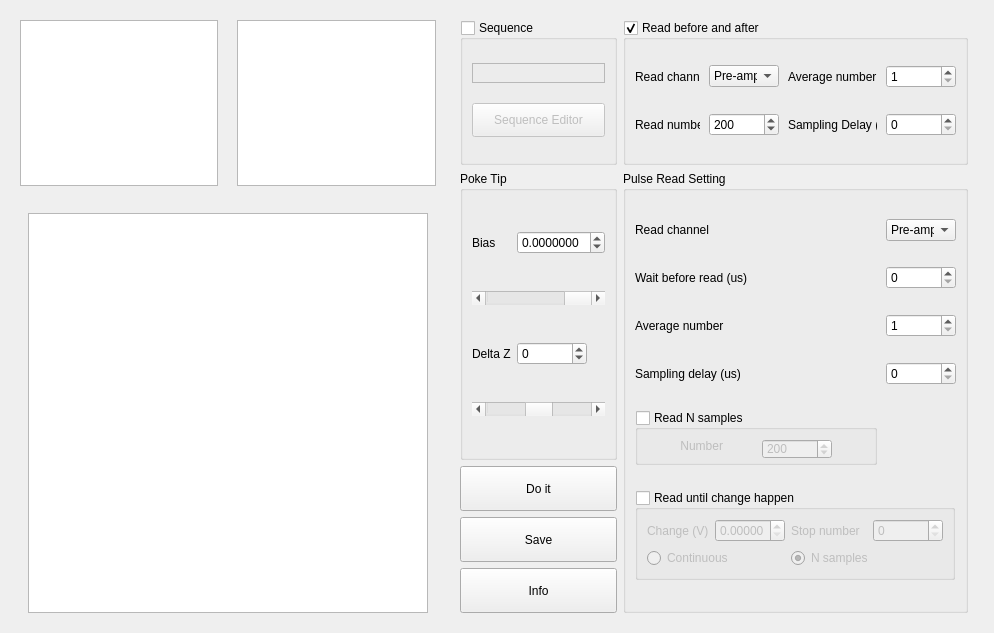
<?xml version="1.0" encoding="UTF-8"?>
<ui version="4.0">
 <class>Deposition</class>
 <widget class="QWidget" name="Deposition">
  <property name="windowModality">
   <enum>Qt::NonModal</enum>
  </property>
  <property name="geometry">
   <rect>
    <x>0</x>
    <y>0</y>
    <width>994</width>
    <height>633</height>
   </rect>
  </property>
  <property name="windowTitle">
   <string>Deposition</string>
  </property>
  <layout class="QGridLayout" name="gridLayout_14">
   <item row="0" column="0">
    <widget class="QWidget" name="widget_5" native="true">
     <layout class="QGridLayout" name="gridLayout_13">
      <property name="leftMargin">
       <number>0</number>
      </property>
      <property name="topMargin">
       <number>0</number>
      </property>
      <property name="rightMargin">
       <number>0</number>
      </property>
      <property name="bottomMargin">
       <number>0</number>
      </property>
      <property name="spacing">
       <number>0</number>
      </property>
      <item row="0" column="0">
       <widget class="QWidget" name="widget_3" native="true">
        <layout class="QGridLayout" name="gridLayout_11">
         <property name="bottomMargin">
          <number>18</number>
         </property>
         <property name="horizontalSpacing">
          <number>19</number>
         </property>
         <item row="0" column="2">
          <widget class="GraphicsLayoutWidget" name="graphicsView_After_Deposition">
           <property name="sizePolicy">
            <sizepolicy hsizetype="Preferred" vsizetype="Fixed">
             <horstretch>0</horstretch>
             <verstretch>0</verstretch>
            </sizepolicy>
           </property>
           <property name="minimumSize">
            <size>
             <width>118</width>
             <height>160</height>
            </size>
           </property>
          </widget>
         </item>
         <item row="0" column="1">
          <widget class="GraphicsLayoutWidget" name="graphicsView_Before_Deposition">
           <property name="sizePolicy">
            <sizepolicy hsizetype="Preferred" vsizetype="Fixed">
             <horstretch>0</horstretch>
             <verstretch>0</verstretch>
            </sizepolicy>
           </property>
           <property name="minimumSize">
            <size>
             <width>118</width>
             <height>160</height>
            </size>
           </property>
          </widget>
         </item>
        </layout>
       </widget>
      </item>
      <item row="1" column="0">
       <widget class="QWidget" name="widget_2" native="true">
        <layout class="QGridLayout" name="gridLayout_12">
         <item row="0" column="0">
          <widget class="GraphicsLayoutWidget" name="graphicsView_During_Deposition">
           <property name="sizePolicy">
            <sizepolicy hsizetype="Fixed" vsizetype="Fixed">
             <horstretch>0</horstretch>
             <verstretch>0</verstretch>
            </sizepolicy>
           </property>
           <property name="minimumSize">
            <size>
             <width>400</width>
             <height>400</height>
            </size>
           </property>
          </widget>
         </item>
        </layout>
       </widget>
      </item>
     </layout>
    </widget>
   </item>
   <item row="0" column="1">
    <widget class="QWidget" name="widget_4" native="true">
     <layout class="QGridLayout" name="gridLayout_10">
      <item row="0" column="1">
       <widget class="QGroupBox" name="groupBox_Read_Deposition">
        <property name="sizePolicy">
         <sizepolicy hsizetype="Minimum" vsizetype="Preferred">
          <horstretch>0</horstretch>
          <verstretch>0</verstretch>
         </sizepolicy>
        </property>
        <property name="minimumSize">
         <size>
          <width>345</width>
          <height>0</height>
         </size>
        </property>
        <property name="title">
         <string>Read before and after</string>
        </property>
        <property name="checkable">
         <bool>true</bool>
        </property>
        <layout class="QGridLayout" name="gridLayout_5">
         <property name="spacing">
          <number>9</number>
         </property>
         <item row="0" column="2">
          <widget class="QComboBox" name="comboBox_Ch_Read">
           <property name="sizePolicy">
            <sizepolicy hsizetype="Fixed" vsizetype="Fixed">
             <horstretch>0</horstretch>
             <verstretch>0</verstretch>
            </sizepolicy>
           </property>
           <property name="minimumSize">
            <size>
             <width>70</width>
             <height>20</height>
            </size>
           </property>
           <property name="currentIndex">
            <number>1</number>
           </property>
           <item>
            <property name="text">
             <string>Zout</string>
            </property>
           </item>
           <item>
            <property name="text">
             <string>Pre-amp</string>
            </property>
           </item>
          </widget>
         </item>
         <item row="1" column="0">
          <widget class="QLabel" name="label_8">
           <property name="sizePolicy">
            <sizepolicy hsizetype="Maximum" vsizetype="Preferred">
             <horstretch>0</horstretch>
             <verstretch>0</verstretch>
            </sizepolicy>
           </property>
           <property name="minimumSize">
            <size>
             <width>65</width>
             <height>0</height>
            </size>
           </property>
           <property name="maximumSize">
            <size>
             <width>65</width>
             <height>16777215</height>
            </size>
           </property>
           <property name="text">
            <string>Read number</string>
           </property>
          </widget>
         </item>
         <item row="1" column="4" colspan="2">
          <widget class="QLabel" name="label_10">
           <property name="sizePolicy">
            <sizepolicy hsizetype="Maximum" vsizetype="Preferred">
             <horstretch>0</horstretch>
             <verstretch>0</verstretch>
            </sizepolicy>
           </property>
           <property name="text">
            <string>Sampling Delay (us)</string>
           </property>
          </widget>
         </item>
         <item row="0" column="4">
          <widget class="QLabel" name="label_14">
           <property name="sizePolicy">
            <sizepolicy hsizetype="Minimum" vsizetype="Preferred">
             <horstretch>0</horstretch>
             <verstretch>0</verstretch>
            </sizepolicy>
           </property>
           <property name="minimumSize">
            <size>
             <width>90</width>
             <height>0</height>
            </size>
           </property>
           <property name="text">
            <string>Average number</string>
           </property>
          </widget>
         </item>
         <item row="0" column="0">
          <widget class="QLabel" name="label_7">
           <property name="sizePolicy">
            <sizepolicy hsizetype="Maximum" vsizetype="Preferred">
             <horstretch>0</horstretch>
             <verstretch>0</verstretch>
            </sizepolicy>
           </property>
           <property name="maximumSize">
            <size>
             <width>65</width>
             <height>16777215</height>
            </size>
           </property>
           <property name="text">
            <string>Read channel</string>
           </property>
          </widget>
         </item>
         <item row="1" column="2">
          <widget class="QSpinBox" name="spinBox_Num_Read">
           <property name="sizePolicy">
            <sizepolicy hsizetype="Fixed" vsizetype="Fixed">
             <horstretch>0</horstretch>
             <verstretch>0</verstretch>
            </sizepolicy>
           </property>
           <property name="minimumSize">
            <size>
             <width>70</width>
             <height>20</height>
            </size>
           </property>
           <property name="minimum">
            <number>1</number>
           </property>
           <property name="maximum">
            <number>65535</number>
           </property>
           <property name="value">
            <number>200</number>
           </property>
          </widget>
         </item>
         <item row="0" column="7">
          <widget class="QSpinBox" name="spinBox_AvgNum_Read">
           <property name="sizePolicy">
            <sizepolicy hsizetype="Fixed" vsizetype="Fixed">
             <horstretch>0</horstretch>
             <verstretch>0</verstretch>
            </sizepolicy>
           </property>
           <property name="minimumSize">
            <size>
             <width>70</width>
             <height>20</height>
            </size>
           </property>
           <property name="minimum">
            <number>1</number>
           </property>
           <property name="maximum">
            <number>65535</number>
           </property>
          </widget>
         </item>
         <item row="1" column="7">
          <widget class="QSpinBox" name="spinBox_Delay_Read">
           <property name="sizePolicy">
            <sizepolicy hsizetype="Fixed" vsizetype="Fixed">
             <horstretch>0</horstretch>
             <verstretch>0</verstretch>
            </sizepolicy>
           </property>
           <property name="minimumSize">
            <size>
             <width>70</width>
             <height>20</height>
            </size>
           </property>
           <property name="maximum">
            <number>65535</number>
           </property>
          </widget>
         </item>
        </layout>
       </widget>
      </item>
      <item row="0" column="0">
       <widget class="QGroupBox" name="groupBox_Seq_Deposition">
        <property name="title">
         <string>Sequence</string>
        </property>
        <property name="checkable">
         <bool>true</bool>
        </property>
        <property name="checked">
         <bool>false</bool>
        </property>
        <layout class="QGridLayout" name="gridLayout">
         <item row="0" column="0">
          <widget class="QLabel" name="label_Seq_Deposition">
           <property name="sizePolicy">
            <sizepolicy hsizetype="Preferred" vsizetype="Fixed">
             <horstretch>0</horstretch>
             <verstretch>0</verstretch>
            </sizepolicy>
           </property>
           <property name="minimumSize">
            <size>
             <width>0</width>
             <height>20</height>
            </size>
           </property>
           <property name="frameShape">
            <enum>QFrame::StyledPanel</enum>
           </property>
           <property name="frameShadow">
            <enum>QFrame::Sunken</enum>
           </property>
           <property name="text">
            <string/>
           </property>
          </widget>
         </item>
         <item row="1" column="0">
          <widget class="QPushButton" name="pushButton_SeqEditor_Deposition">
           <property name="minimumSize">
            <size>
             <width>0</width>
             <height>34</height>
            </size>
           </property>
           <property name="text">
            <string>Sequence Editor</string>
           </property>
          </widget>
         </item>
        </layout>
       </widget>
      </item>
      <item row="1" column="1" rowspan="5" colspan="2">
       <widget class="QGroupBox" name="groupBox_ReadPulse_Deposition">
        <property name="sizePolicy">
         <sizepolicy hsizetype="Minimum" vsizetype="Preferred">
          <horstretch>0</horstretch>
          <verstretch>0</verstretch>
         </sizepolicy>
        </property>
        <property name="minimumSize">
         <size>
          <width>345</width>
          <height>0</height>
         </size>
        </property>
        <property name="maximumSize">
         <size>
          <width>345</width>
          <height>16777215</height>
         </size>
        </property>
        <property name="title">
         <string>Pulse Read Setting</string>
        </property>
        <layout class="QGridLayout" name="gridLayout_6">
         <property name="horizontalSpacing">
          <number>9</number>
         </property>
         <property name="verticalSpacing">
          <number>6</number>
         </property>
         <item row="0" column="0">
          <widget class="QLabel" name="label_11">
           <property name="sizePolicy">
            <sizepolicy hsizetype="Maximum" vsizetype="Preferred">
             <horstretch>0</horstretch>
             <verstretch>0</verstretch>
            </sizepolicy>
           </property>
           <property name="text">
            <string>Read channel</string>
           </property>
          </widget>
         </item>
         <item row="1" column="0">
          <widget class="QLabel" name="label_12">
           <property name="sizePolicy">
            <sizepolicy hsizetype="Maximum" vsizetype="Preferred">
             <horstretch>0</horstretch>
             <verstretch>0</verstretch>
            </sizepolicy>
           </property>
           <property name="text">
            <string>Wait before read (us)</string>
           </property>
          </widget>
         </item>
         <item row="4" column="0">
          <widget class="QGroupBox" name="groupBox_ReadNSample_Deposition">
           <property name="sizePolicy">
            <sizepolicy hsizetype="Preferred" vsizetype="Maximum">
             <horstretch>0</horstretch>
             <verstretch>0</verstretch>
            </sizepolicy>
           </property>
           <property name="maximumSize">
            <size>
             <width>16777215</width>
             <height>55</height>
            </size>
           </property>
           <property name="title">
            <string>Read N samples</string>
           </property>
           <property name="checkable">
            <bool>true</bool>
           </property>
           <property name="checked">
            <bool>false</bool>
           </property>
           <layout class="QGridLayout" name="gridLayout_8">
            <item row="1" column="0">
             <widget class="QLabel" name="label_16">
              <property name="sizePolicy">
               <sizepolicy hsizetype="Maximum" vsizetype="Preferred">
                <horstretch>0</horstretch>
                <verstretch>0</verstretch>
               </sizepolicy>
              </property>
              <property name="minimumSize">
               <size>
                <width>0</width>
                <height>0</height>
               </size>
              </property>
              <property name="text">
               <string>Number</string>
              </property>
              <property name="alignment">
               <set>Qt::AlignRight|Qt::AlignTrailing|Qt::AlignVCenter</set>
              </property>
             </widget>
            </item>
            <item row="1" column="1">
             <widget class="QSpinBox" name="spinBox_Num_ReadNSample">
              <property name="sizePolicy">
               <sizepolicy hsizetype="Fixed" vsizetype="Fixed">
                <horstretch>0</horstretch>
                <verstretch>0</verstretch>
               </sizepolicy>
              </property>
              <property name="minimumSize">
               <size>
                <width>70</width>
                <height>20</height>
               </size>
              </property>
              <property name="minimum">
               <number>1</number>
              </property>
              <property name="maximum">
               <number>4095</number>
              </property>
              <property name="value">
               <number>200</number>
              </property>
             </widget>
            </item>
           </layout>
          </widget>
         </item>
         <item row="3" column="0">
          <widget class="QLabel" name="label_13">
           <property name="sizePolicy">
            <sizepolicy hsizetype="Maximum" vsizetype="Preferred">
             <horstretch>0</horstretch>
             <verstretch>0</verstretch>
            </sizepolicy>
           </property>
           <property name="text">
            <string>Sampling delay (us)</string>
           </property>
          </widget>
         </item>
         <item row="2" column="0">
          <widget class="QLabel" name="label_9">
           <property name="sizePolicy">
            <sizepolicy hsizetype="Maximum" vsizetype="Preferred">
             <horstretch>0</horstretch>
             <verstretch>0</verstretch>
            </sizepolicy>
           </property>
           <property name="text">
            <string>Average number</string>
           </property>
          </widget>
         </item>
         <item row="5" column="0">
          <widget class="QGroupBox" name="groupBox_ReadUntil_Deposition">
           <property name="sizePolicy">
            <sizepolicy hsizetype="Minimum" vsizetype="Maximum">
             <horstretch>0</horstretch>
             <verstretch>0</verstretch>
            </sizepolicy>
           </property>
           <property name="minimumSize">
            <size>
             <width>320</width>
             <height>0</height>
            </size>
           </property>
           <property name="maximumSize">
            <size>
             <width>360</width>
             <height>16777215</height>
            </size>
           </property>
           <property name="title">
            <string>Read until change happen</string>
           </property>
           <property name="checkable">
            <bool>true</bool>
           </property>
           <property name="checked">
            <bool>false</bool>
           </property>
           <layout class="QGridLayout" name="gridLayout_9">
            <item row="0" column="1">
             <widget class="QDoubleSpinBox" name="spinBox_Change_ReadUntil">
              <property name="minimumSize">
               <size>
                <width>70</width>
                <height>0</height>
               </size>
              </property>
              <property name="maximumSize">
               <size>
                <width>70</width>
                <height>16777215</height>
               </size>
              </property>
              <property name="decimals">
               <number>5</number>
              </property>
              <property name="minimum">
               <double>0.000000000000000</double>
              </property>
              <property name="maximum">
               <double>20.480000000000000</double>
              </property>
             </widget>
            </item>
            <item row="0" column="4">
             <widget class="QLabel" name="label_18">
              <property name="sizePolicy">
               <sizepolicy hsizetype="Maximum" vsizetype="Preferred">
                <horstretch>0</horstretch>
                <verstretch>0</verstretch>
               </sizepolicy>
              </property>
              <property name="text">
               <string>Stop number</string>
              </property>
             </widget>
            </item>
            <item row="0" column="5">
             <widget class="QSpinBox" name="spinBox_StopNum_ReadUntil">
              <property name="sizePolicy">
               <sizepolicy hsizetype="Fixed" vsizetype="Fixed">
                <horstretch>0</horstretch>
                <verstretch>0</verstretch>
               </sizepolicy>
              </property>
              <property name="minimumSize">
               <size>
                <width>70</width>
                <height>20</height>
               </size>
              </property>
              <property name="maximum">
               <number>4095</number>
              </property>
             </widget>
            </item>
            <item row="1" column="0" colspan="2">
             <widget class="QRadioButton" name="radioButton_Continuous_ReadUntil">
              <property name="sizePolicy">
               <sizepolicy hsizetype="Maximum" vsizetype="Fixed">
                <horstretch>0</horstretch>
                <verstretch>0</verstretch>
               </sizepolicy>
              </property>
              <property name="text">
               <string>Continuous</string>
              </property>
             </widget>
            </item>
            <item row="0" column="0">
             <widget class="QLabel" name="label_17">
              <property name="sizePolicy">
               <sizepolicy hsizetype="Maximum" vsizetype="Preferred">
                <horstretch>0</horstretch>
                <verstretch>0</verstretch>
               </sizepolicy>
              </property>
              <property name="text">
               <string>Change (V)</string>
              </property>
             </widget>
            </item>
            <item row="1" column="4">
             <widget class="QRadioButton" name="radioButton_NSample_ReadUntil">
              <property name="sizePolicy">
               <sizepolicy hsizetype="Maximum" vsizetype="Fixed">
                <horstretch>0</horstretch>
                <verstretch>0</verstretch>
               </sizepolicy>
              </property>
              <property name="text">
               <string>N samples</string>
              </property>
              <property name="checked">
               <bool>true</bool>
              </property>
             </widget>
            </item>
           </layout>
          </widget>
         </item>
         <item row="3" column="1">
          <widget class="QSpinBox" name="spinBox_Delay_Pulse">
           <property name="sizePolicy">
            <sizepolicy hsizetype="Fixed" vsizetype="Fixed">
             <horstretch>0</horstretch>
             <verstretch>0</verstretch>
            </sizepolicy>
           </property>
           <property name="minimumSize">
            <size>
             <width>70</width>
             <height>20</height>
            </size>
           </property>
           <property name="maximum">
            <number>65535</number>
           </property>
          </widget>
         </item>
         <item row="2" column="1">
          <widget class="QSpinBox" name="spinBox_AvgNum_Pulse">
           <property name="sizePolicy">
            <sizepolicy hsizetype="Fixed" vsizetype="Fixed">
             <horstretch>0</horstretch>
             <verstretch>0</verstretch>
            </sizepolicy>
           </property>
           <property name="minimumSize">
            <size>
             <width>70</width>
             <height>20</height>
            </size>
           </property>
           <property name="minimum">
            <number>1</number>
           </property>
           <property name="maximum">
            <number>65535</number>
           </property>
          </widget>
         </item>
         <item row="1" column="1">
          <widget class="QSpinBox" name="spinBox_Wait_Pulse">
           <property name="sizePolicy">
            <sizepolicy hsizetype="Fixed" vsizetype="Fixed">
             <horstretch>0</horstretch>
             <verstretch>0</verstretch>
            </sizepolicy>
           </property>
           <property name="minimumSize">
            <size>
             <width>70</width>
             <height>20</height>
            </size>
           </property>
           <property name="maximum">
            <number>65535</number>
           </property>
          </widget>
         </item>
         <item row="0" column="1">
          <widget class="QComboBox" name="comboBox_Ch_Pulse">
           <property name="sizePolicy">
            <sizepolicy hsizetype="Fixed" vsizetype="Fixed">
             <horstretch>0</horstretch>
             <verstretch>0</verstretch>
            </sizepolicy>
           </property>
           <property name="minimumSize">
            <size>
             <width>70</width>
             <height>20</height>
            </size>
           </property>
           <property name="currentIndex">
            <number>1</number>
           </property>
           <item>
            <property name="text">
             <string>Zout</string>
            </property>
           </item>
           <item>
            <property name="text">
             <string>Pre-amp</string>
            </property>
           </item>
          </widget>
         </item>
        </layout>
       </widget>
      </item>
      <item row="5" column="0">
       <widget class="QPushButton" name="pushButton_Info_Deposition">
        <property name="enabled">
         <bool>true</bool>
        </property>
        <property name="minimumSize">
         <size>
          <width>0</width>
          <height>45</height>
         </size>
        </property>
        <property name="text">
         <string>Info</string>
        </property>
       </widget>
      </item>
      <item row="4" column="0">
       <widget class="QPushButton" name="pushButton_Save_Deposition">
        <property name="enabled">
         <bool>true</bool>
        </property>
        <property name="sizePolicy">
         <sizepolicy hsizetype="Minimum" vsizetype="Maximum">
          <horstretch>0</horstretch>
          <verstretch>0</verstretch>
         </sizepolicy>
        </property>
        <property name="minimumSize">
         <size>
          <width>0</width>
          <height>45</height>
         </size>
        </property>
        <property name="text">
         <string>Save</string>
        </property>
       </widget>
      </item>
      <item row="3" column="0">
       <widget class="QPushButton" name="pushButton_DoIt_Deposition">
        <property name="sizePolicy">
         <sizepolicy hsizetype="Minimum" vsizetype="Maximum">
          <horstretch>0</horstretch>
          <verstretch>0</verstretch>
         </sizepolicy>
        </property>
        <property name="minimumSize">
         <size>
          <width>0</width>
          <height>45</height>
         </size>
        </property>
        <property name="text">
         <string>Do it</string>
        </property>
       </widget>
      </item>
      <item row="1" column="0" rowspan="2">
       <widget class="QGroupBox" name="groupBox_Poke_Deposition">
        <property name="title">
         <string>Poke Tip</string>
        </property>
        <layout class="QGridLayout" name="gridLayout_2">
         <item row="0" column="1">
          <widget class="QDoubleSpinBox" name="spinBox_Bias_PokeTip">
           <property name="decimals">
            <number>7</number>
           </property>
           <property name="minimum">
            <double>-5.000000000000000</double>
           </property>
           <property name="maximum">
            <double>5.000000000000000</double>
           </property>
          </widget>
         </item>
         <item row="0" column="0">
          <widget class="QLabel" name="label_3">
           <property name="sizePolicy">
            <sizepolicy hsizetype="Maximum" vsizetype="Preferred">
             <horstretch>0</horstretch>
             <verstretch>0</verstretch>
            </sizepolicy>
           </property>
           <property name="text">
            <string>Bias</string>
           </property>
          </widget>
         </item>
         <item row="3" column="0" colspan="2">
          <widget class="QScrollBar" name="scrollBar_DeltaZ_PokeTip">
           <property name="minimum">
            <number>-32768</number>
           </property>
           <property name="maximum">
            <number>32767</number>
           </property>
           <property name="singleStep">
            <number>10</number>
           </property>
           <property name="pageStep">
            <number>100</number>
           </property>
           <property name="orientation">
            <enum>Qt::Horizontal</enum>
           </property>
          </widget>
         </item>
         <item row="2" column="1">
          <widget class="QSpinBox" name="spinBox_DeltaZ_PokeTip">
           <property name="sizePolicy">
            <sizepolicy hsizetype="Fixed" vsizetype="Fixed">
             <horstretch>0</horstretch>
             <verstretch>0</verstretch>
            </sizepolicy>
           </property>
           <property name="minimumSize">
            <size>
             <width>70</width>
             <height>20</height>
            </size>
           </property>
           <property name="minimum">
            <number>-32768</number>
           </property>
           <property name="maximum">
            <number>32767</number>
           </property>
          </widget>
         </item>
         <item row="2" column="0">
          <widget class="QLabel" name="label_4">
           <property name="sizePolicy">
            <sizepolicy hsizetype="Maximum" vsizetype="Preferred">
             <horstretch>0</horstretch>
             <verstretch>0</verstretch>
            </sizepolicy>
           </property>
           <property name="text">
            <string>Delta Z</string>
           </property>
          </widget>
         </item>
         <item row="1" column="0" colspan="2">
          <widget class="QScrollBar" name="scrollBar_Bias_PokeTip">
           <property name="maximum">
            <number>1048575</number>
           </property>
           <property name="pageStep">
            <number>10000</number>
           </property>
           <property name="value">
            <number>524288</number>
           </property>
           <property name="orientation">
            <enum>Qt::Horizontal</enum>
           </property>
          </widget>
         </item>
        </layout>
       </widget>
      </item>
     </layout>
    </widget>
   </item>
  </layout>
 </widget>
 <customwidgets>
  <customwidget>
   <class>GraphicsLayoutWidget</class>
   <extends>QGraphicsView</extends>
   <header location="global">pyqtgraph</header>
  </customwidget>
 </customwidgets>
 <resources/>
 <connections/>
</ui>
